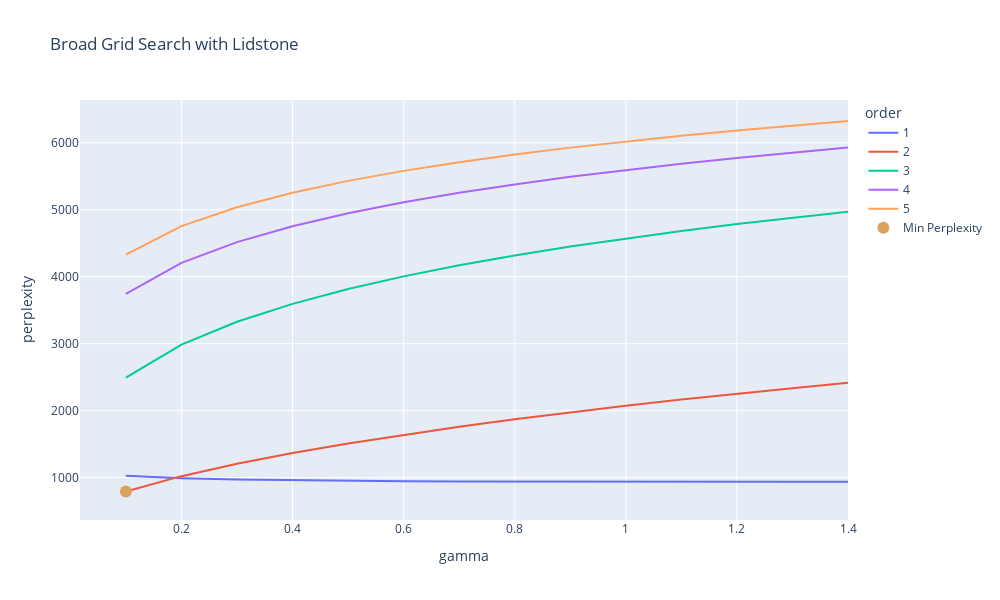

The notebook cell saved with this chart:
### Markdown cell above
#### Plotting Grid Search

### Code cell
fig = px.line(results_df, x='gamma', y='perplexity', color='order', 
              color_discrete_sequence=px.colors.qualitative.Plotly,
              title = "Broad Grid Search with Lidstone")
fig.add_trace(go.Scatter(x=[results_df_slice.loc[best_index,'gamma']], y=[results_df_slice.loc[best_index,'perplexity']], mode='markers', marker=dict(color='#DDA15E', size=12),name='Min Perplexity'))
fig.update_layout(width=1000, height=600)
fig.show()

### Figure 1 — Plotly figure (JSON) as saved in the notebook; plotly's stock layout.template omitted (floating-point values rounded to 4 significant figures)
{"data": [{"hovertemplate": "order=1<br>gamma=%{x}<br>perplexity=%{y}<extra></extra>", "legendgroup": "1", "line": {"color": "#636EFA", "dash": "solid"}, "marker": {"symbol": "circle"}, "mode": "lines", "name": "1", "orientation": "v", "showlegend": true, "type": "scatter", "x": [0.1, 0.2, 0.3, 0.4, 0.5, 0.6, 0.7, 0.8, 0.9, 1, 1.1, 1.2, 1.3, 1.4], "xaxis": "x", "y": [1026.0, 989.7, 971.1, 959.4, 951.7, 946.3, 942.5, 940.0, 938.3, 937.4, 937.0, 937.2, 937.7, 938.6], "yaxis": "y"}, {"hovertemplate": "order=2<br>gamma=%{x}<br>perplexity=%{y}<extra></extra>", "legendgroup": "2", "line": {"color": "#EF553B", "dash": "solid"}, "marker": {"symbol": "circle"}, "mode": "lines", "name": "2", "orientation": "v", "showlegend": true, "type": "scatter", "x": [0.1, 0.2, 0.3, 0.4, 0.5, 0.6, 0.7, 0.8, 0.9, 1, 1.1, 1.2, 1.3, 1.4], "xaxis": "x", "y": [791.4, 1021.0, 1206.0, 1367.0, 1510.0, 1640.0, 1760.0, 1870.0, 1974.0, 2072.0, 2164.0, 2251.0, 2335.0, 2414.0], "yaxis": "y"}, {"hovertemplate": "order=3<br>gamma=%{x}<br>perplexity=%{y}<extra></extra>", "legendgroup": "3", "line": {"color": "#00CC96", "dash": "solid"}, "marker": {"symbol": "circle"}, "mode": "lines", "name": "3", "orientation": "v", "showlegend": true, "type": "scatter", "x": [0.1, 0.2, 0.3, 0.4, 0.5, 0.6, 0.7, 0.8, 0.9, 1, 1.1, 1.2, 1.3, 1.4], "xaxis": "x", "y": [2492.0, 2985.0, 3327.0, 3594.0, 3815.0, 4005.0, 4170.0, 4318.0, 4451.0, 4572.0, 4683.0, 4785.0, 4881.0, 4970.0], "yaxis": "y"}, {"hovertemplate": "order=4<br>gamma=%{x}<br>perplexity=%{y}<extra></extra>", "legendgroup": "4", "line": {"color": "#AB63FA", "dash": "solid"}, "marker": {"symbol": "circle"}, "mode": "lines", "name": "4", "orientation": "v", "showlegend": true, "type": "scatter", "x": [0.1, 0.2, 0.3, 0.4, 0.5, 0.6, 0.7, 0.8, 0.9, 1, 1.1, 1.2, 1.3, 1.4], "xaxis": "x", "y": [3744.0, 4206.0, 4516.0, 4753.0, 4947.0, 5111.0, 5253.0, 5379.0, 5492.0, 5594.0, 5687.0, 5774.0, 5853.0, 5928.0], "yaxis": "y"}, {"hovertemplate": "order=5<br>gamma=%{x}<br>perplexity=%{y}<extra></extra>", "legendgroup": "5", "line": {"color": "#FFA15A", "dash": "solid"}, "marker": {"symbol": "circle"}, "mode": "lines", "name": "5", "orientation": "v", "showlegend": true, "type": "scatter", "x": [0.1, 0.2, 0.3, 0.4, 0.5, 0.6, 0.7, 0.8, 0.9, 1, 1.1, 1.2, 1.3, 1.4], "xaxis": "x", "y": [4331.0, 4755.0, 5038.0, 5255.0, 5431.0, 5580.0, 5710.0, 5825.0, 5928.0, 6021.0, 6106.0, 6185.0, 6258.0, 6326.0], "yaxis": "y"}, {"marker": {"color": "#DDA15E", "size": 12}, "mode": "markers", "name": "Min Perplexity", "type": "scatter", "x": [0.1], "y": [791.4]}], "layout": {"height": 600, "legend": {"title": {"text": "order"}, "tracegroupgap": 0}, "title": {"text": "Broad Grid Search with Lidstone"}, "width": 1000, "xaxis": {"anchor": "y", "domain": [0, 1], "title": {"text": "gamma"}}, "yaxis": {"anchor": "x", "domain": [0, 1], "title": {"text": "perplexity"}}}}
